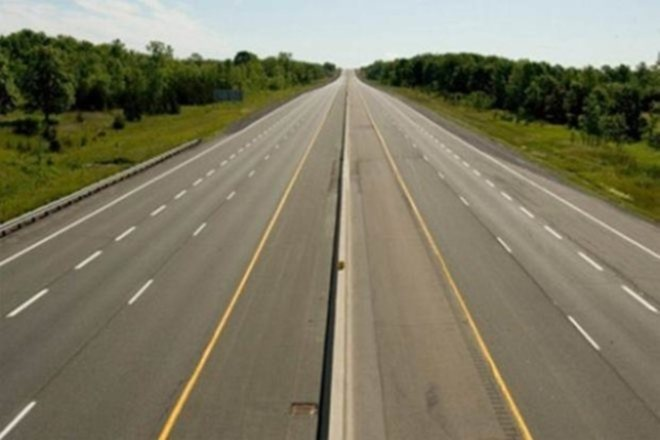
#> input picture Resources/Photos/lane.jpg, 660 x 440 px
$ python line_detection_using_hough.py
#> lines starting #> are read from the running program, lines starting #| are printed output that depends on the picture; after the words box and inside, x2 and y2 are one past the last pixel; in counts of white or black regions, pixels touching at a corner belong together
import cv2
import numpy as np
# Read image
img = cv2.imread('../Resources/Photos/lane.jpg', cv2.IMREAD_COLOR) # road.png is the filename
#> img is the input picture: shape (440, 660, 3); mean B, G, R 99.3, 121.5, 125.5
# Convert the image to gray-scale
gray = cv2.cvtColor(img, cv2.COLOR_BGR2GRAY)
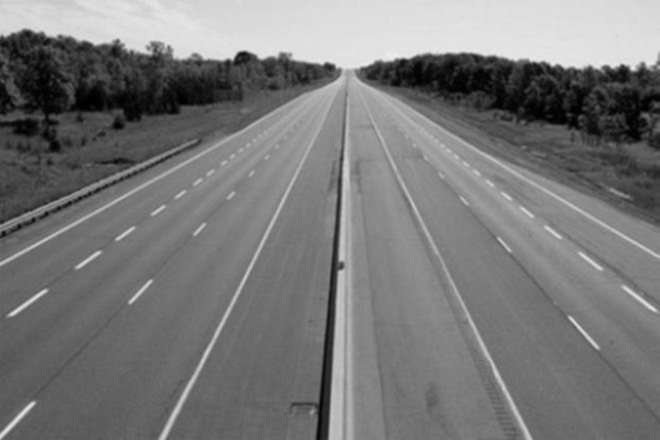
#> gray: shape (440, 660); min 0, max 239, mean 120.1
# Find the edges in the image using canny detector
edges = cv2.Canny(gray, 50, 200)
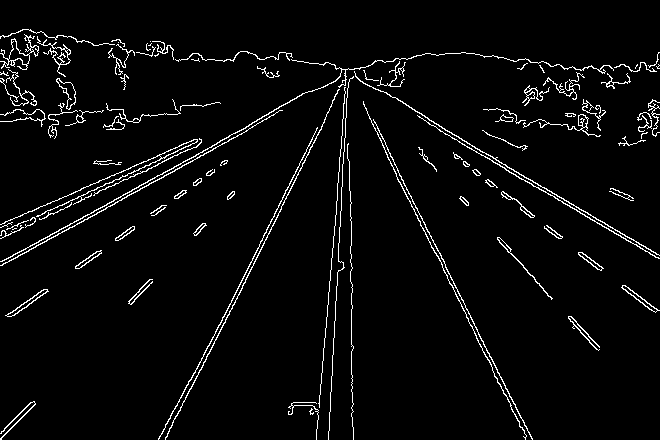
#> edges: shape (440, 660); 3.8% white in thin lines or dots
# Detect points that form a line
lines = cv2.HoughLinesP(edges, 1, np.pi/180, 1, minLineLength=10, maxLineGap=250)
#> lines = 663 rows, first 6: [11, 428, 11, 33], [22, 417, 22, 29], [378, 136, 378, 60], [111, 205, 111, 41], [235, 302, 235, 55], [521, 427, 521, 59]
# Draw lines on the image
for line in lines[:4]:
    x1, y1, x2, y2 = line[0]
    cv2.line(img, (x1, y1), (x2, y2), (255, 0, 0), 3)
#> this loop made 4 passes
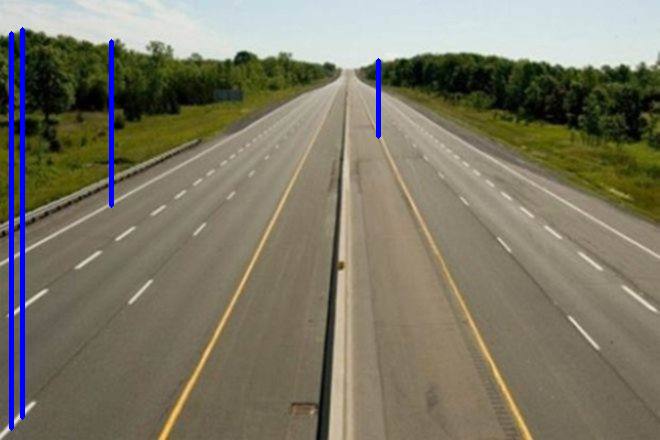
#> img: shape (440, 660, 3); 1.78% of pixels changed, all inside (x1, y1, x2, y2) = (9, 27, 381, 431)
# Show result
cv2.imshow("Result Image", img)

cv2.waitKey(0)
cv2.destroyAllWindows()

$ run again, with Resources/Photos/hidden_numbers.jpg copied over Resources/Photos/lane.jpg
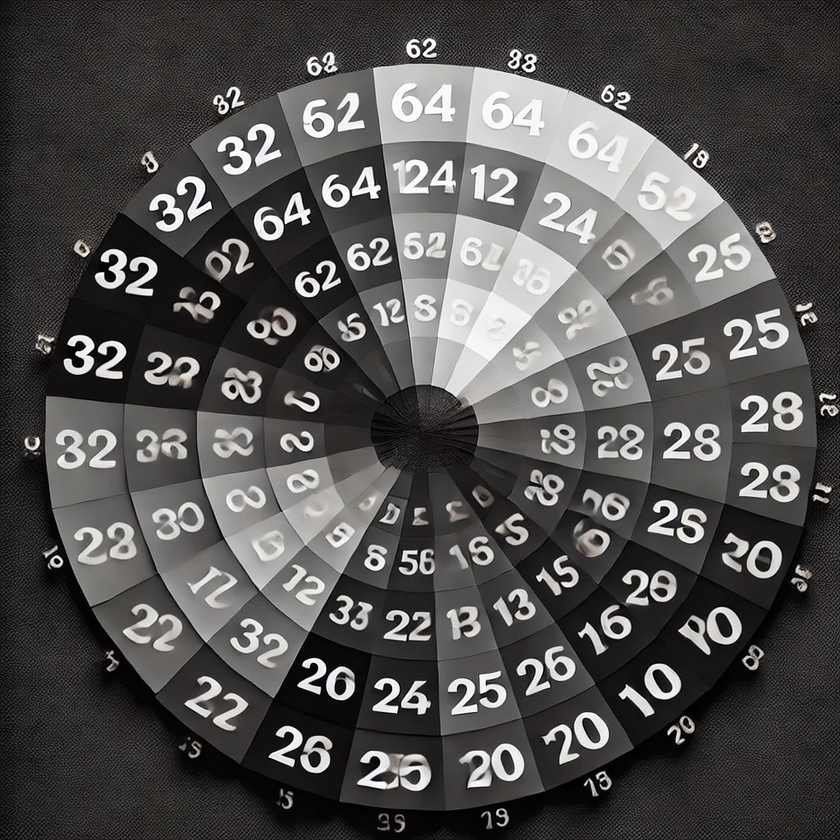
#> input picture Resources/Photos/hidden_numbers.jpg, 840 x 840 px, shrunk from 1024 x 1024 before the run
#> img is the input picture: shape (840, 840, 3); mean B, G, R 80.7, 81.9, 83.4
#> `edges = cv2.Canny(gray, 50, 200)`:
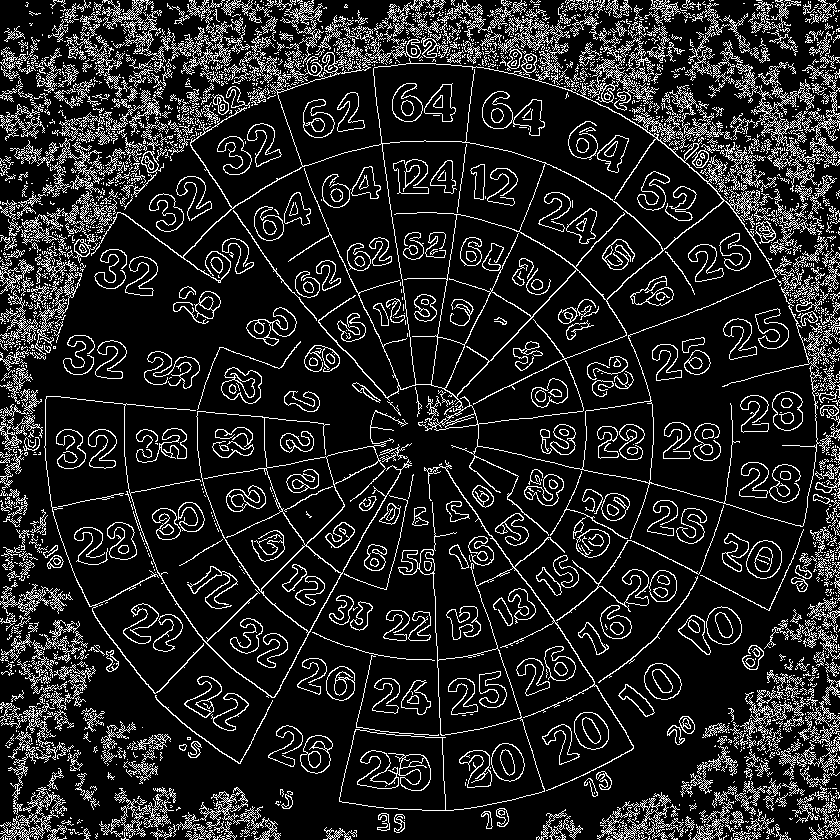
#> edges: shape (840, 840); 14.1% white in thin lines or dots
#> lines = 840 rows, first 6: [672, 838, 672, 4], [144, 835, 144, 1], [618, 839, 618, 4], [571, 836, 571, 0], [402, 830, 402, 10], [612, 839, 612, 1]
#> the loop `for line in lines[:4]:` made 4 passes
#> after the loop `for line in lines[:4]:`:
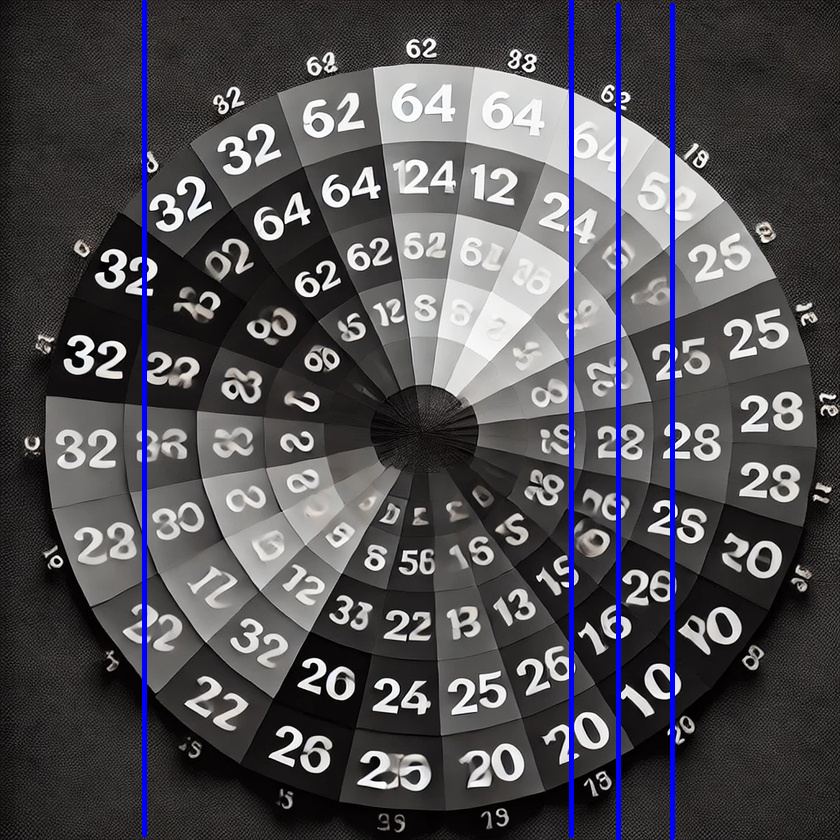
#> img: shape (840, 840, 3); 2.37% of pixels changed, all inside (x1, y1, x2, y2) = (142, 0, 675, 840)
